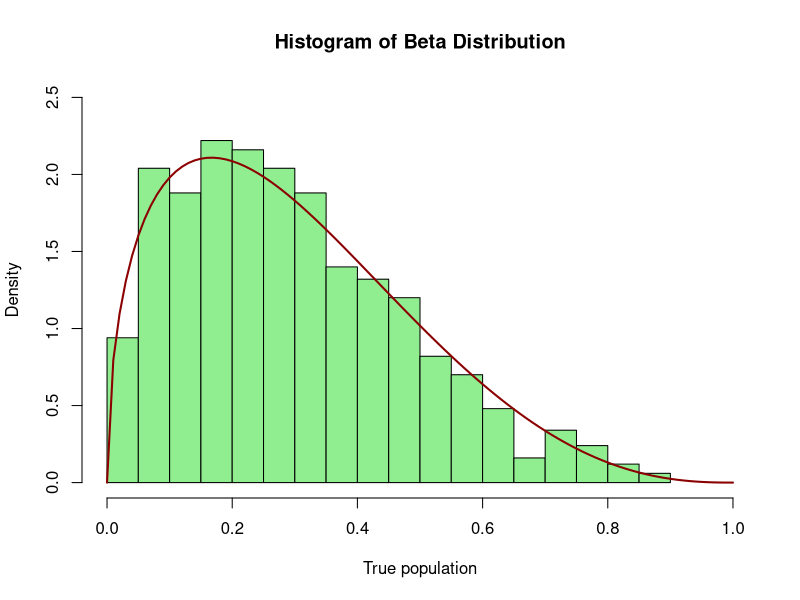
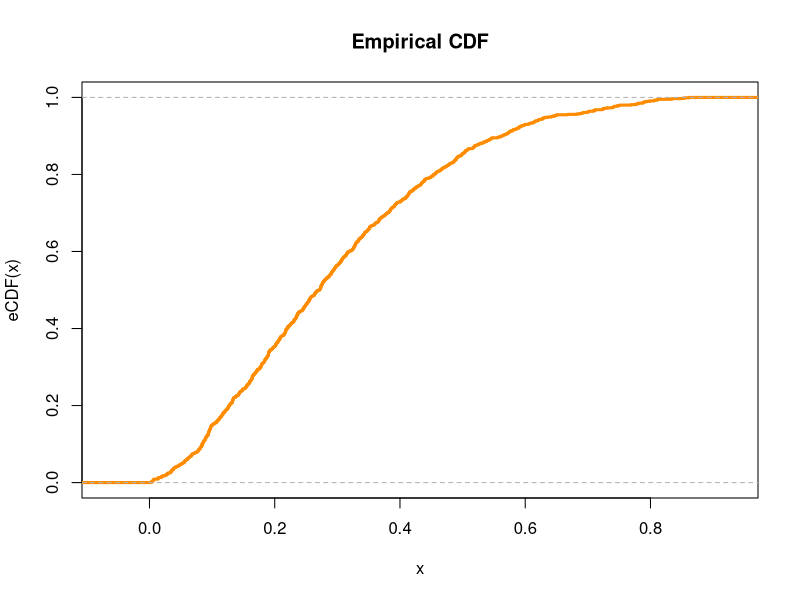
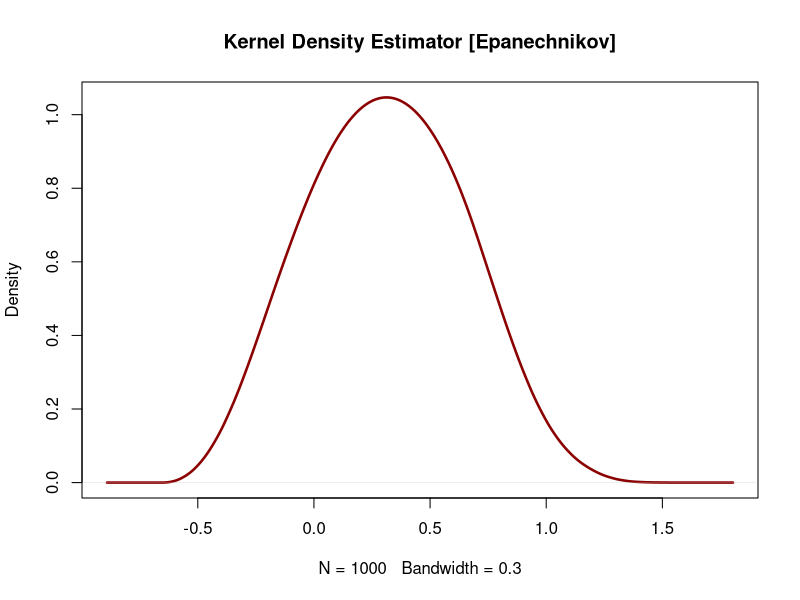
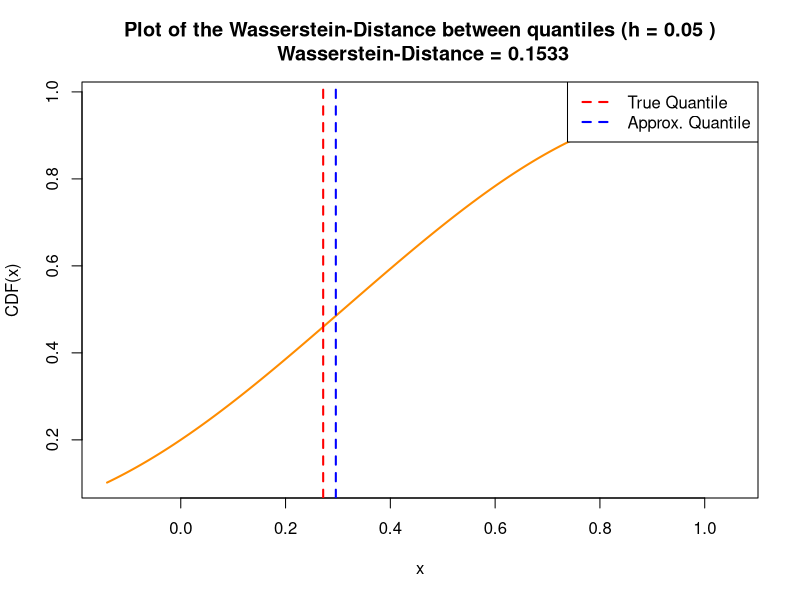
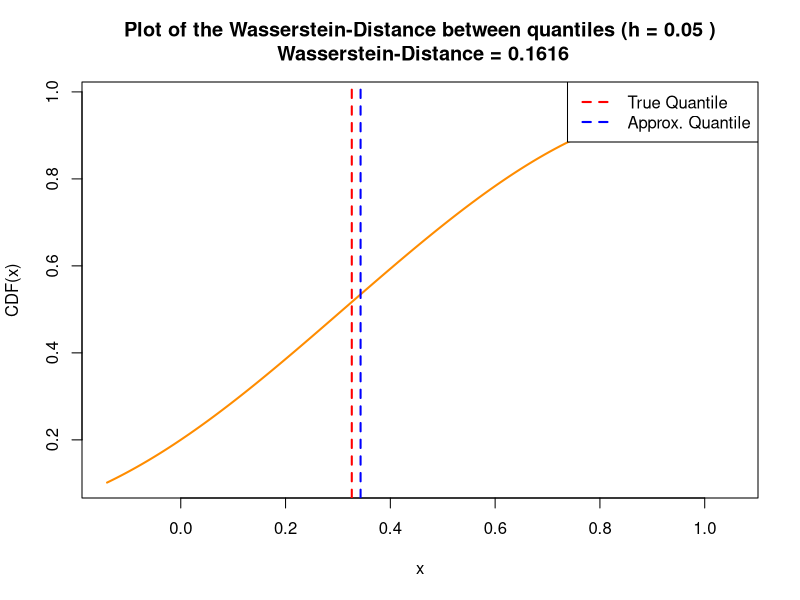
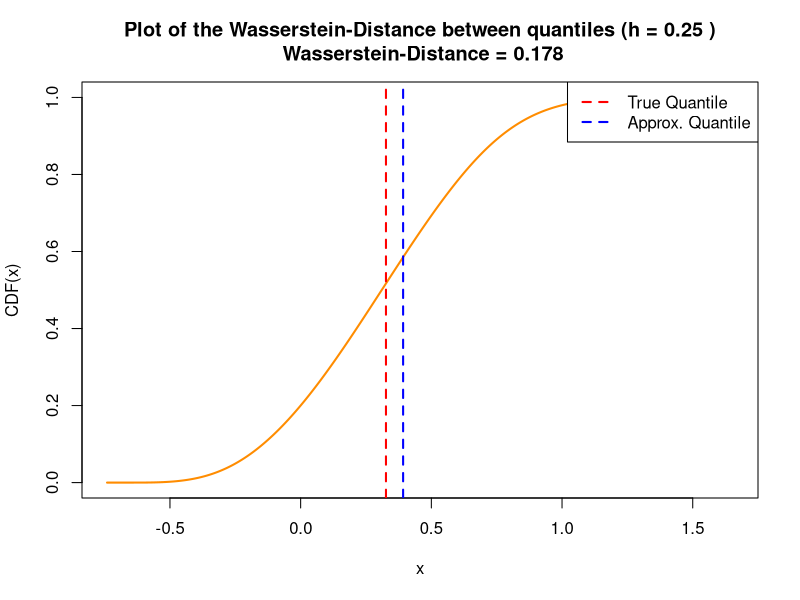
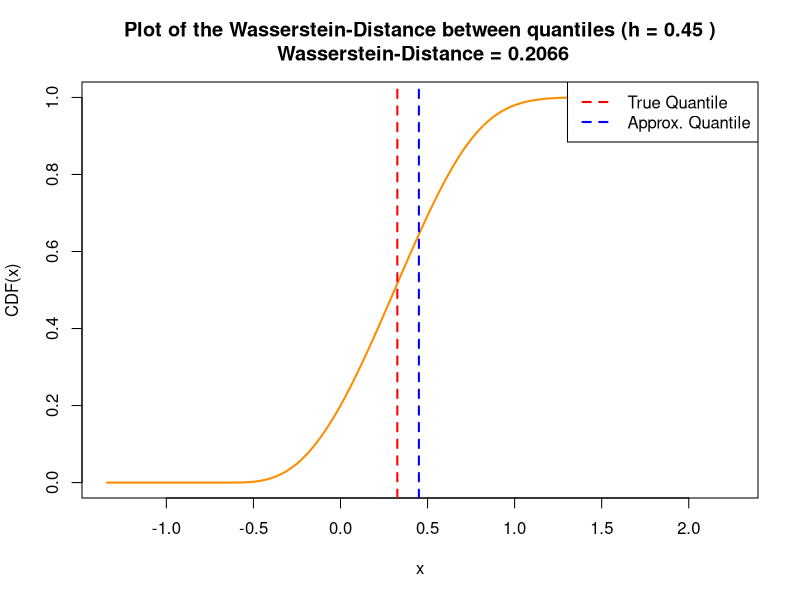
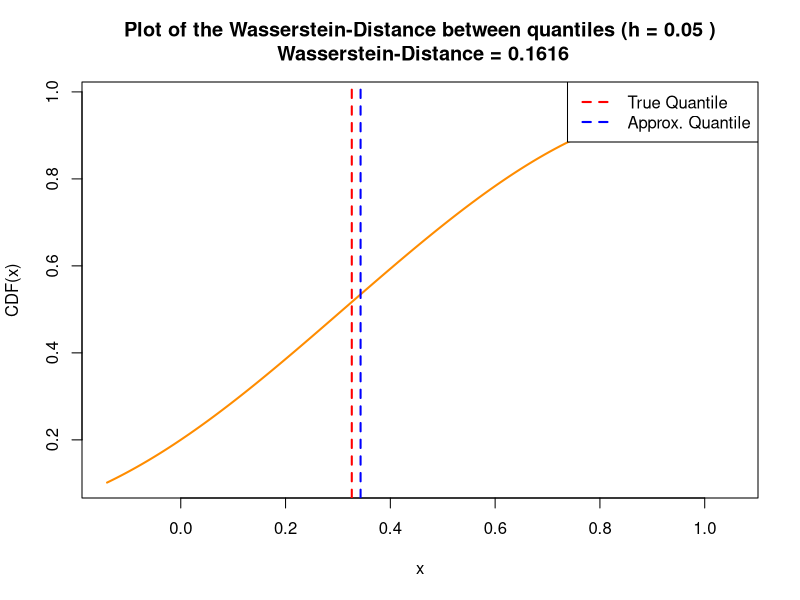

Source code (R) for these figures, in order:
## ---- chunk 1
# Set the seed
set.seed(1234) 

#Set up
N_samples = 1000 

# Pick two different (alpha, beta) pairs
alpha_1 <- 1.5
beta_1 <- 3.5

# Generate random samples from a beta distribution - True scenario
true_population = rbeta(N_samples, shape1 = alpha_1, shape2 = beta_1)
## ---- chunk 2
# Plot a histogram of the generated data
hist(true_population, breaks = 20,xlim=c(0,1), ylim = c(0,2.5),prob = TRUE, col = "lightgreen", main = "Histogram of Beta Distribution", xlab = "True population", ylab = "Density")
# Probability density function (PDF) on the histogram
curve(dbeta(x, shape1 = alpha_1, shape2 = beta_1), add = TRUE, col = "darkred", lwd = 2)
## ---- chunk 3
plot(ecdf(true_population), main = "Empirical CDF", xlab = "x", 
     ylab = "eCDF(x)", lwd = 3, col = "darkorange")

## ---- chunk 4
# Approximate scenario 
alpha_2 <- 2 
beta_2 <- 4.5

approx_population = rbeta(N_samples, shape1 = alpha_2, shape2 = beta_2)

## ---- chunk 5
# Set the bandwidth for the kernel density estimator
h = 0.3 # h has to be more than zero

KDE = density(approx_population, bw = h, kernel = "epanechnikov")
plot(KDE, main = "Kernel Density Estimator [Epanechnikov]", lwd = 2.5, col = "darkred")

## ---- chunk 6
 approx_pdf <- approxfun(KDE$x, KDE$y, method = 'linear', yleft = 0, yright = 0)
 
 approx_cdf <- function(x, approx_pdf) {
  integrate(approx_pdf, -Inf, x)$value
}
## ---- chunk 7
compute_approx_quantile_epan_kernel <- function(x, h, z){
  KDE = density(x, bw = h, kernel = "epanechnikov")
  
  # Compute the approximate CDF values for each x
  x_values <- seq(min(KDE$x), max(KDE$x), length.out = length(KDE$x))
  cdf_values <- sapply(x_values, function(x) approx_cdf(x, approx_pdf))
  
  # Linear interpolation is performed to obtain a function, not just a set of points
  approx_pdf <- approxfun(KDE$x, KDE$y, method = 'linear', yleft = 0, yright = 0)
  
  # We are looking for the point where approx_cdf(x, approx_pdf) - z is zero, 
  # and this point is approximately our desired quantile
  approx_quantile <- uniroot(function(x) approx_cdf(x, approx_pdf) - z, c(min(KDE$x), max(KDE$x)))$root
  return(list(x_values = x_values, cdf_values = cdf_values, approx_quantile = approx_quantile))
}

## ---- chunk 8
compute_true_quantile <- function(z){
  qbeta(z, alpha_1, beta_1)
}
## ---- chunk 9
wass_distance <- function(z, approx_quantile) {
  return(integrate(function(z) abs(compute_true_quantile(z) - approx_quantile), 0, 1)$value)
}
## ---- chunk 10
h = seq(0.05, 1.5, by = 0.2) 
#if you want to see more plots you can decrease the "by" parameter and put it to 0.1

# Create a function to plot the distance between approx_quantile and true_quantile
plot_distance <- function(x_values, cdf_values, true_quantile, approx_quantile, h_value, wass_distance_value){

  plot(x_values, cdf_values, type = "l", 
       main = paste("Plot of the Wasserstein-Distance between quantiles (h =", h_value, ")\n Wasserstein-Distance =", round(wass_distance_value, 4)),
       xlab = "x", ylab = "CDF(x)", lwd = 2, col = "darkorange")
  
  abline(v = true_quantile, col = "red", lty = 2, lwd = 2)  
  abline(v = approx_quantile, col = "blue", lty = 2, lwd = 2)
  legend("topright", legend = c("True Quantile", "Approx. Quantile"), col = c("red", "blue"), lty = 2, lwd = 2)
}

## ---- chunk 11
compute_largest_bandwidth_h <- function(z, epsilon){
  max_h <- NULL  
  x_values <- seq(min(approx_population), max(approx_population), length.out = 100)
  
  for (h_i in h){
    result <- compute_approx_quantile_epan_kernel(approx_population, h_i, z)
    x_values <- result$x_values
    cdf_values <- result$cdf_values
    approx_quantile <- result$approx_quantile
    wass_distance_value <- wass_distance(z, approx_quantile)

    # Visualization
    print(paste("h_i:", h_i, "approx_quantile:", round(approx_quantile,4), 
                "true_quantile:", round(compute_true_quantile(z), 4)))
    print(paste("Wasserstein-Distance:", round(wass_distance_value, 4)))
    
    plot_distance(x_values, cdf_values, compute_true_quantile(z), approx_quantile, h_i, wass_distance_value)
    
    if (wass_distance_value <= epsilon) {
        max_h <- h_i
    } 
    else{
      break
    }
  }
    return(max_h)
}
## ---- chunk 12

epsilon <- 0.15 # epsilon > 0
z = 0.5
result <- compute_largest_bandwidth_h(z, epsilon)
cat("Largest bandwidth h:", result)
## ---- chunk 13
epsilon <- 0.2 #epsilon > 0
z = 0.6
result <- compute_largest_bandwidth_h(z, epsilon)
cat("Largest bandwidth h:", result)

## ---- chunk 14
epsilon <- 0.5 #epsilon > 0
z = 0.6
result <- compute_largest_bandwidth_h(z, epsilon)
cat("Largest bandwidth h:", result)
